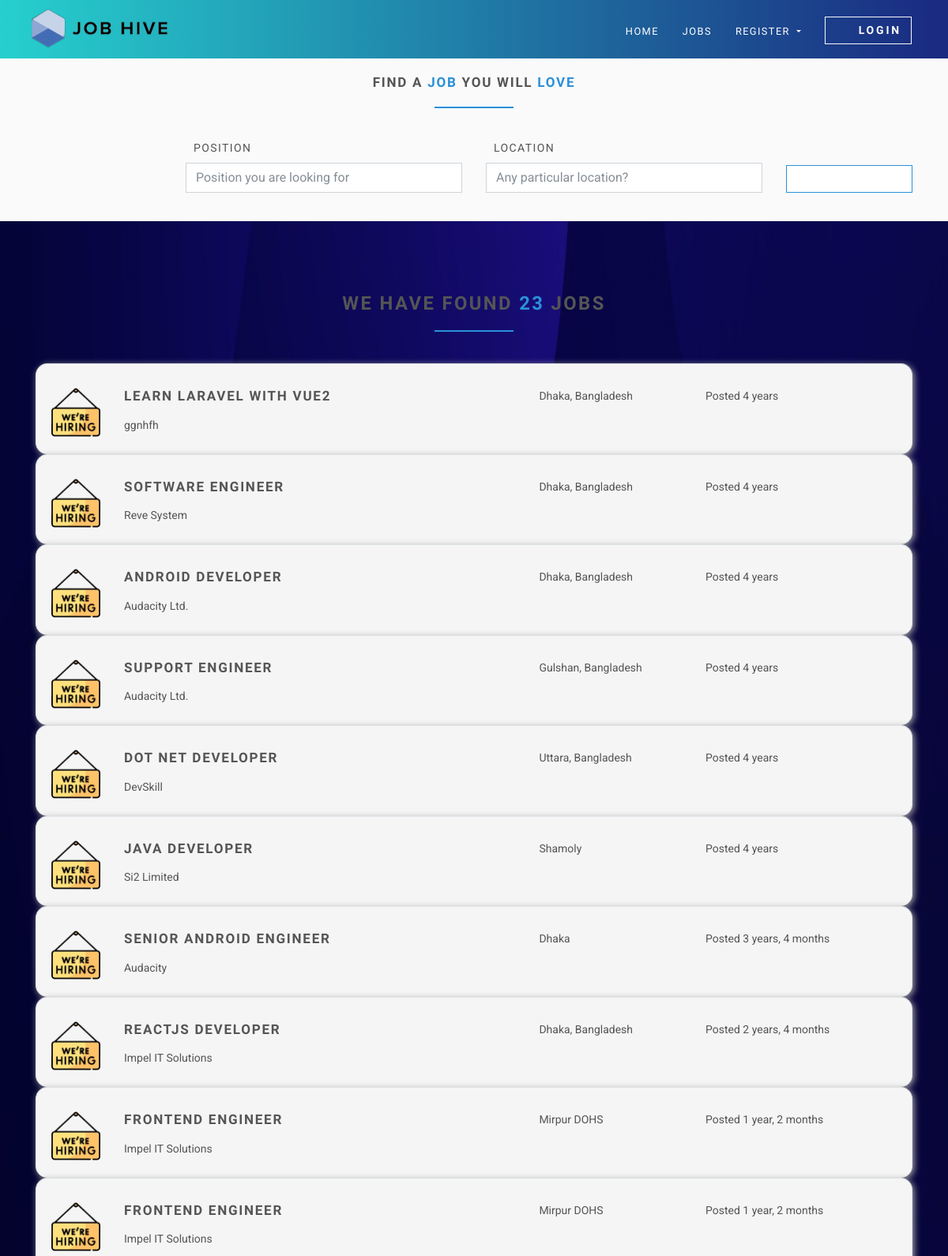
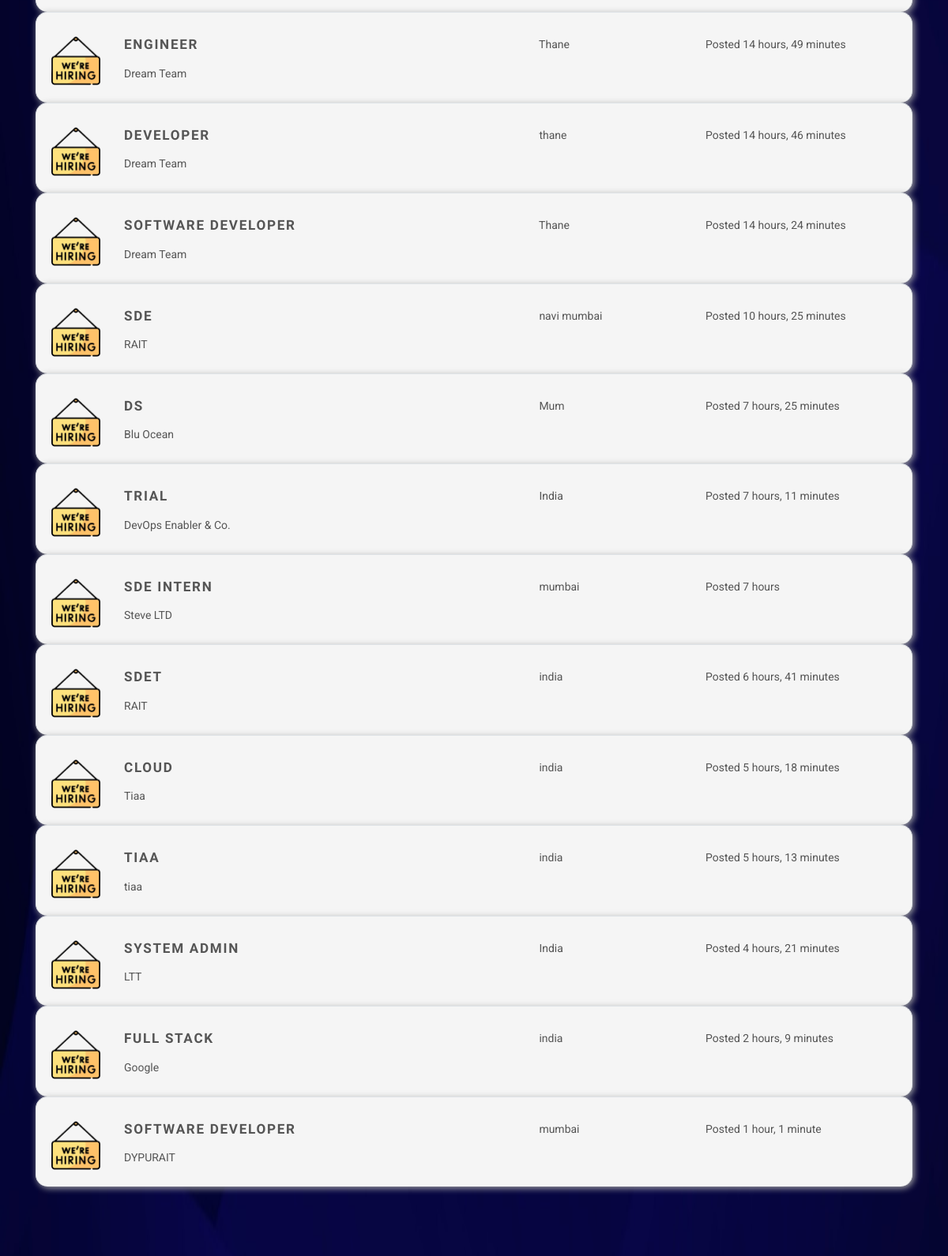
/en/search/ (upper part), run on the app's committed database (2 pictures, top to bottom).
### jobsapp/models.py (models this page shows, shortened)
class Job(models.Model):
    user = models.ForeignKey(User, on_delete=models.CASCADE)
    title = models.CharField(max_length=300)
    description = models.TextField()
    location = models.CharField(max_length=150)
    type = models.CharField(choices=JOB_TYPE, max_length=10)
    category = models.CharField(max_length=100)
    last_date = models.DateTimeField()
    company_name = models.CharField(max_length=100)
    company_description = models.CharField(max_length=300)
    website = models.CharField(max_length=100, default="")
    created_at = models.DateTimeField(default=timezone.now)
    filled = models.BooleanField(default=False)
    salary = models.IntegerField(default=0, blank=True)
    tags = models.ManyToManyField(Tag)
    vacancy = models.IntegerField(default=1)
    objects = JobManager()
    class Meta:
        ordering = ["id"]

### jobsapp/views/home.py (the view)
# urls.py: path("search/", SearchView.as_view(), name="search"),
class SearchView(ListView):
    model = Job
    template_name = "jobs/search.html"
    context_object_name = "jobs"
    def get_queryset(self):
        return self.model.objects.filter(
            location__contains=self.request.GET.get("location", ""),
            title__contains=self.request.GET.get("position", ""),
        )

### templates/jobs/search.html (shortened to what this page needs)
{% extends 'base.html' %}
{% load static %}
{% block content %}
    <section class="job-form-section job-form-section--compressed">
        <div class="container">
            <h4 class="heading">Find a <span class="accent">job </span> you will <span class="accent">love</span></h4>
            <form id="job-main-form" method="get" action="#" class="job-main-form">
                <div class="controls">
                    <div class="row align-items-end">
                        <div class="col-sm-1 col-lg-2"></div>
                        <div class="col-sm-5 col-lg-4 form-group">
                            <label for="profession">Position</label>
                            <input type="text" id="position" name="position"
                                   placeholder="Position you are looking for" class="form-control">
                        </div>
                        <div class="col-sm-5 col-lg-4 form-group">
                            <label for="location">Location</label>
                            <input type="text" id="location" name="location" placeholder="Any particular location?"
                                   value="" class="form-control">
                        </div>
                        <div class="col-sm-1 col-lg-2 form-group">
                            <button type="submit" name="name"
                                    class="btn btn-outline-white-primary job-main-form__button">
                                <i class="fa fa-search"></i>
                            </button>
                        </div>
                    </div>
                </div>
            </form>
        </div>
    </section>
    <section>
        <div class="container">
            <h3 class="heading">We have found <span class="accent">{{ jobs.count }}</span> jobs</h3>
            {% for job in jobs %}
                <div class="job-listing  ">
                    <div class="row">
                        <div class="col-md-12 col-lg-6">
                            <div class="row">
                                <div class="col-2">
                                    <img src="{% static 'img/company-1.png' %}"
                                         alt="Ipsioou " class="img-fluid">
                                </div>
                                <div class="col-10">
                                    <h4 class="job__title"><a
                                            href="{% url 'jobs:jobs-detail' job.id %}">{{ job.title }}</a></h4>
                                    <p class="job__company">
                                        {{ job.company_name }}
                                    </p>
                                </div>
                            </div>
                        </div>
                        <div class="col-10 col-md-3 col-lg-2 ml-auto"><i class="fa fa-map-marker job__location"></i>
                            {{ job.location }}
                        </div>
                        <div class="col-10 col-md-3 col-lg-3 ml-auto">
                            <p>Posted {{ job.created_at|timesince }}</p>
                        </div>
                    </div>
                </div>
            {% endfor %}
        </div>
    </section>
{% endblock %}

### static/css/style.default.css (style rules this page uses)
html { height:100% }
body { height:100% }
section { position:relative;padding-top:90px;padding-bottom:90px }
button { cursor:pointer }
.heading { text-align:center;margin-bottom:40px }
.heading:after { content:" ";display:block;width:100px;height:2px;margin:20px auto 20px;background:#2b90d9 }
a,button { -webkit-transition:all .2s ease-out;transition:all .2s ease-out }
a i.fa,button i.fa { margin:0 5px }
.accent { color:#2b90d9 }
.job-form-section { padding:80px 0;background:#fafafa }
.job-form-section .job-main-form { margin-bottom:40px }
.job-form-section .job-main-form label { text-transform:uppercase;letter-spacing:0.1em;margin-left:10px }
.job-form-section.job-form-section--compressed { padding:20px }
.job-form-section.job-form-section--compressed .job-main-form { margin-bottom:0 }
.job-main-form__button { margin-top:15px;display:block;width:100% }
.job-listing { border:solid 1px #dee2e6;border-bottom:none;padding-top:30px;padding-bottom:10px;padding-left:19px;padding-right:15px;clear:both;-webkit-transition:all .2s ease-out;transition:all .2s ease-out }
.job__title { margin-top:0 }
.job__location { margin-right:5px;color:#868e96 }
.btn { font-weight:700;font-family:"Montserrat",Helvetica,Arial,sans-serif;border:1px solid transparent;text-transform:uppercase;letter-spacing:0.2em;padding:.375rem .75rem;font-size:.875rem;line-height:1.5;border-radius:0;-webkit-transition:background-color 0.15s ease-in-out,border-color 0.15s ease-in-out,-webkit-box-shadow 0.15s ease-in-out;transition:background-color 0.15s ease-in-out,border-color 0.15s ease-in-out,-webkit-box-shadow 0.15s ease-in-out;transition:background-color 0.15s ease-in-out,border-color 0.15s ease-in-out,box-shadow 0.15s ease-in-out;transition:background-color 0.15s ease-in-out,border-color 0.15s ease-in-out,box-shadow 0.15s ease-in-out,-webkit-box-shadow 0.15s ease-in-out }
.btn-outline-white-primary { color:#2b90d9;background-color:#fff;background-image:none;border-color:#2b90d9 }
body { font-family:"Roboto",Helvetica,Arial,sans-serif;font-size:.875rem;font-weight:400;line-height:1.5;color:#555;background-color:#fff }
a { color:#2b90d9;text-decoration:none }
h1,h2,h3,h4,h5,h6,.h1,.h2,.h3,.h4,.box-simple h3,.box-image .name h3,.box-image-text .top .name h3,.box-image-text .top .name h4,.h5,.h6 { margin-bottom:1rem;font-family:"Montserrat",Helvetica,Arial,sans-serif;font-weight:700;line-height:1.2;color:#555;text-transform:uppercase;letter-spacing:0.1em }
h3,.h3 { font-size:1.4875rem }
h4,.h4,.box-simple h3,.box-image .name h3,.box-image-text .top .name h3,.box-image-text .top .name h4 { font-size:1.0675rem }
.form-control { padding:.375rem .75rem;font-size:1rem;line-height:1.5;color:#868e96;background-color:#fff;border:1px solid #ced4da;border-radius:0;-webkit-transition:border-color ease-in-out 0.15s,-webkit-box-shadow ease-in-out 0.15s;transition:border-color ease-in-out 0.15s,-webkit-box-shadow ease-in-out 0.15s;transition:border-color ease-in-out 0.15s,box-shadow ease-in-out 0.15s;transition:border-color ease-in-out 0.15s,box-shadow ease-in-out 0.15s,-webkit-box-shadow ease-in-out 0.15s }
.form-control::placeholder { color:#868e96 }

### templates/base.html (style rules this page uses)
body { background-image: url('meeting.jpeg'); background-repeat: no-repeat; background-attachment: fixed; background-size: 100% 100%; }
.job-listing { background-color:whitesmoke; -webkit-box-shadow: 2px 2px 8px 0px rgba(169, 169, 169, 1); -moz-box-shadow: 2px 2px 8px 0px rgba(169, 169, 169, 1); box-shadow: 2px 2px 8px 0px rgba(169, 169, 169, 1); border-radius: 15px 15px 15px 15px; -moz-border-radius: 15px 15px 15px 15px; -webkit-border-radius: 15px 15px 15px 15px; order: 0px solid #000000; }
a, a:hover, a:focus, a:active { text-decoration: none; color: inherit; }

### data on the page
Job: title "LEARN LARAVEL WITH VUE2", company_name "ggnhfh", location "Dhaka, Bangladesh", created_at "4 years"
Job: title "SOFTWARE ENGINEER", company_name "Reve System", location "Dhaka, Bangladesh", created_at "4 years"
Job: title "ANDROID DEVELOPER", company_name "Audacity Ltd.", location "Dhaka, Bangladesh", created_at "4 years"
Job: title "SUPPORT ENGINEER", company_name "Audacity Ltd.", location "Gulshan, Bangladesh", created_at "4 years"
Job: title "DOT NET DEVELOPER", company_name "DevSkill", location "Uttara, Bangladesh", created_at "4 years"
Job: title "JAVA DEVELOPER", company_name "Si2 Limited", location "Shamoly", created_at "4 years"
Job: title "SENIOR ANDROID ENGINEER", company_name "Audacity", location "Dhaka", created_at "3 years, 4 months"
Job: title "REACTJS DEVELOPER", company_name "Impel IT Solutions", location "Dhaka, Bangladesh", created_at "2 years, 4 months"
Job: title "FRONTEND ENGINEER", company_name "Impel IT Solutions", location "Mirpur DOHS", created_at "1 year, 2 months"
Job: title "FRONTEND ENGINEER", company_name "Impel IT Solutions", location "Mirpur DOHS", created_at "1 year, 2 months"
Job: title "ENGINEER", company_name "Dream Team", location "Thane", created_at "14 hours, 49 minutes"
Job: title "DEVELOPER", company_name "Dream Team", location "thane", created_at "14 hours, 46 minutes"
Job: title "SOFTWARE DEVELOPER", company_name "Dream Team", location "Thane", created_at "14 hours, 24 minutes"
Job: title "SDE", company_name "RAIT", location "navi mumbai", created_at "10 hours, 25 minutes"
Job: title "DS", company_name "Blu Ocean", location "Mum", created_at "7 hours, 25 minutes"
Job: title "TRIAL", company_name "DevOps Enabler & Co.", location "India", created_at "7 hours, 11 minutes"
Job: title "SDE INTERN", company_name "Steve LTD", location "mumbai", created_at "7 hours"
Job: title "SDET", company_name "RAIT", location "india", created_at "6 hours, 41 minutes"
Job: title "CLOUD", company_name "Tiaa", location "india", created_at "5 hours, 18 minutes"
Job: title "TIAA", company_name "tiaa", location "india", created_at "5 hours, 13 minutes"
Job: title "SYSTEM ADMIN", company_name "LTT", location "India", created_at "4 hours, 21 minutes"
Job: title "FULL STACK", company_name "Google", location "india", created_at "2 hours, 9 minutes"
Job: title "SOFTWARE DEVELOPER", company_name "DYPURAIT", location "mumbai", created_at "1 hour, 1 minute"

### other printed values
{{ jobs.count }} "23"
